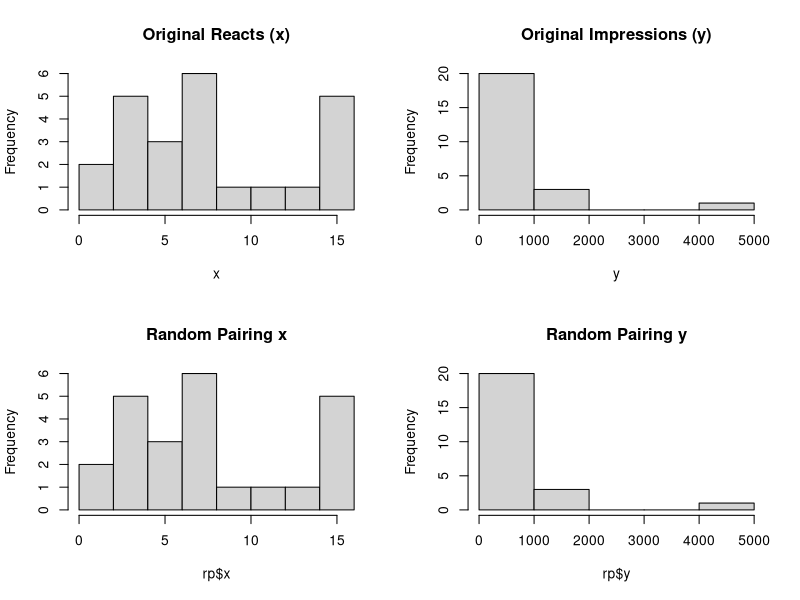
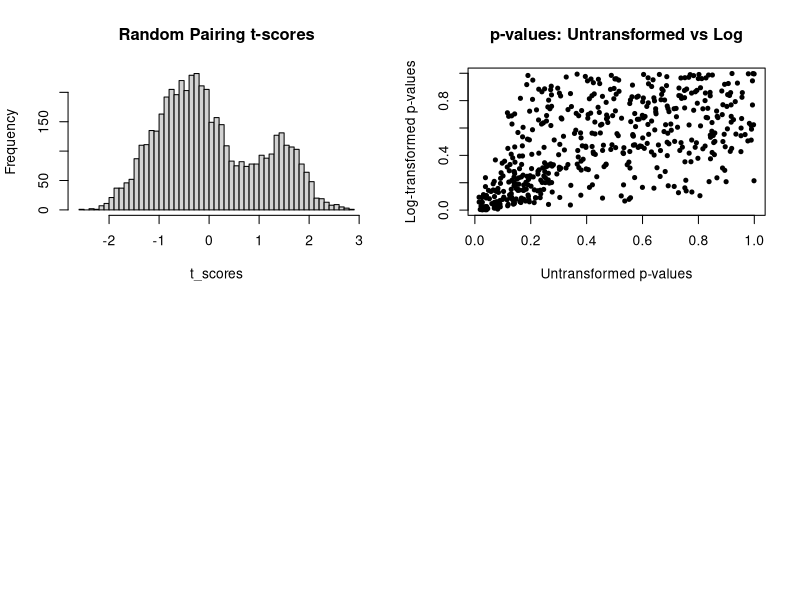

Recreate these plots in R, in order.
## ---- chunk 1
knitr::opts_chunk$set(echo = TRUE)
## ---- chunk 2
df = read.csv("Stat341_S25_LinkedIn_Dataset.csv")
head(df)
dim(df)
## ---- chunk 3

x <- df$Reacts
y <- df$Impressions

r_result <- cor.test(x,y, method = "pearson")
r <- r_result$estimate

r

n <- length(x)

t_obs <- r * sqrt(n-2) / sqrt(1-r^2)
p_val <- 2 * pt(-abs(t_obs), df = n-2)

p_val
## ---- chunk 4

transforms <- list(
  identity = function(v) v,
  log = function(v) log(v + 1),
  sqrt = function(v) sqrt(v),
  inv = function(v) -1/(v + 1)
)

results <- data.frame(
  transformation = character(), r = numeric(), p = numeric()
)

for (name in names(transforms)) {
  tx <- transforms[[name]](x)
  ty <- transforms[[name]](y)
  r_test <- cor.test(tx,ty, method = "pearson")
  r_val <- r_test$estimate
  t_stat <- r_val * sqrt(n-2) / sqrt(1-r_val^2)
  p_val <- 2 * pt(-abs(t_stat), df = n-2)
  results <- rbind(results, data.frame(transformation = name, r=r_val, t=t_stat, p=p_val))

}

print(results)

## ---- chunk 5
randomPairing = function(x,y)
{
  xrand = sample(x)
  yrand = sample(y)
  
  return(list(x=xrand, y=yrand))
}
## ---- chunk 6

rp <- randomPairing(x,y)
par(mfrow = c(2,2))

hist(x, main = "Original Reacts (x)")
hist(y, main = "Original Impressions (y)")
hist(rp$x, main = "Random Pairing x")
hist(rp$y, main = "Random Pairing y")


## ---- chunk 7

M <- 5000

t_scores <- replicate(M, {
  
  rp <- randomPairing(x, y)
  rp_test <- cor.test(rp$x, rp$y, method = "pearson")
  rp_val <- rp_test$estimate
  rp_val * sqrt(n - 2) / sqrt(1 - rp_val^2)
  
})

hist(t_scores, breaks = 50, main = "Random Pairing t-scores")
abline(v = t_obs, col = "red", lwd = 3)


## ---- chunk 8
p_empirical <- mean(abs(t_scores) >= abs(t_obs))

p_empirical

## ---- chunk 9
get_pval <- function(x,y) {
  r <- cor(x,y)
  t <- r * sqrt(n - 2) / sqrt(1 - r^2)
  2 * pt(-abs(t), df = n - 2)
}

pvals_matrix <- matrix(NA, nrow = M, ncol = 4)

for (i in 1:M) {
  
  rp <- randomPairing(x, y)
  for (j in 1:4) {
    tx <- transforms[[j]](rp$x)
    ty <- transforms[[j]](rp$y)
    pvals_matrix[i, j] <- get_pval(tx, ty)
  }
}

plot(pvals_matrix[1:500, 1], pvals_matrix[1:500, 2],
     xlab = "Untransformed p-values", ylab = "Log-transformed p-values",
     main = "p-values: Untransformed vs Log", pch = 20)
## ---- chunk 10

observed_pvals <- sapply(transforms, function(f) {
  tx <- f(x)
  ty <- f(y)
  get_pval(tx, ty)
})

observed_min <- min(observed_pvals)

min_pvals_random <- apply(pvals_matrix, 1, min)
p_adj <- mean(min_pvals_random <= observed_min)

p_adj
